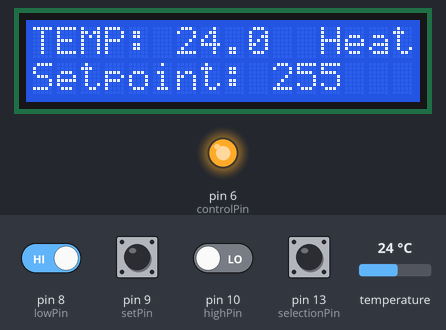
The sketch below on a simulated Arduino Nano, built with avr-gcc and run on an emulated ATmega328P. Parts: 16×2 character LCD, output pins drawn as LEDs (lit = HIGH). The test bench sets the inputs (shaded band); at power-on: pin 8 (lowPin), pin 9 (setPin) HIGH, pin 10 (highPin), pin 13 (selectionPin) LOW, temperature 24 °C. EEPROM starts erased; what the sketch prints to the serial monitor is not drawn.

Above: at 1.2 s.
1.3 s: pin 9 (setPin) pulled LOW for 0.5 s
At 2.6 s:
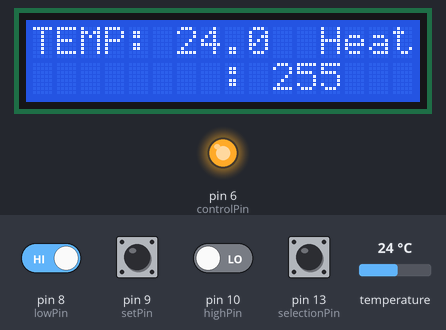
5.6 s: pin 8 (lowPin) driven LOW
At 7.1 s:
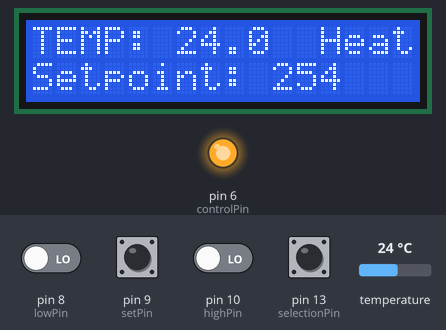
7.7 s: pin 9 (setPin) pulled LOW for 1 s
10.2 s: temperature set to 12 °C
At 11.0 s:
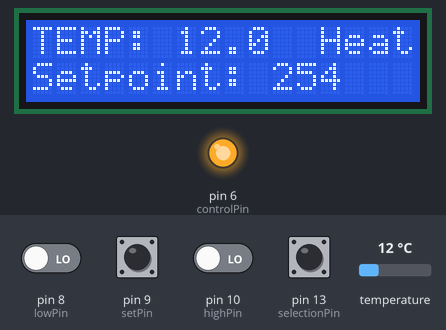
11.7 s: temperature set to 19 °C
At 12.9 s:
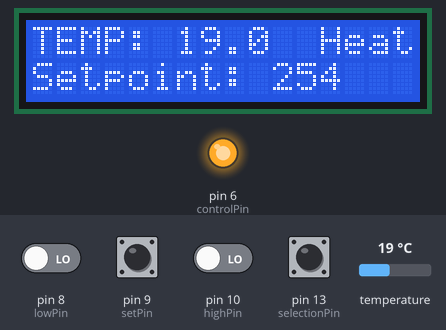
13.4 s: temperature set to 28 °C
At 14.7 s:
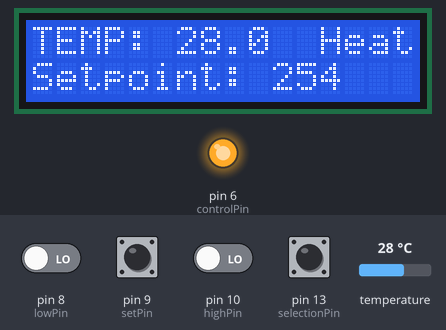
Timing chart, 0 to 16.1 s (numbered marks = the images above; inputs shaded):
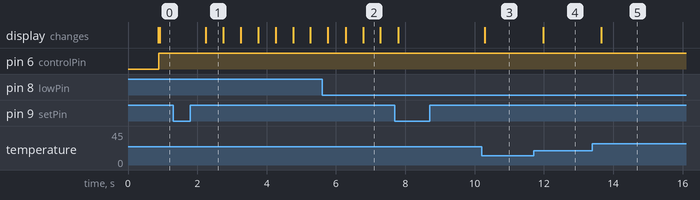

The sketch:

lcdchar.ino
```cpp
#include <EEPROM.h>
#include <OneWire.h>
#include <DallasTemperature.h>
#include <LiquidCrystal.h>

// initialize the library with the numbers of the interface pins
LiquidCrystal lcd(12, 11, 5, 4, 3, 2);
// Data wire is plugged into pin 2 on the Arduino
#define ONE_WIRE_BUS 7
int addressEprom = 0;
// Setup a oneWire instance to communicate with any OneWire devices
// (not just Maxim/Dallas temperature ICs)
OneWire oneWire(ONE_WIRE_BUS);
//consts
int hightemp = 30;
int lowtemp = 28;
int setStatus = 0;
int finalState;
int lowState;
int initLowState;
int initHighState;
int highState;
int initaitState;
int secoundInitState;
int secoundfinalState;
const int lowPin = 8;     // the number of the pushbutton pin
const int setPin = 9;     // the number of the pushbutton pin
const int highPin = 10;     // the number of the pushbutton pin
const int controlPin = 6;     // control when turn on
const int selectionPin = 13;     // control hotting or cooling
const int backlightPin = A6;     // backlight
double timerOn=0;
double timerSt=0;
int statusSystem=0;
int finalMode;
int initMode;
int modeHitOrOff = 0;//mode hit ,cool,off

								 // Pass our oneWire reference to Dallas Temperature.
DallasTemperature sensors(&oneWire);
void setup() {
	//EPROMClearfunc();
	Serial.begin(9600);
	//Serial.println("Dallas Temperature IC Control Library Demo");
	pinMode(lowPin, INPUT);
	pinMode(setPin, INPUT);
	pinMode(highPin, INPUT);
	pinMode(selectionPin, INPUT);
	pinMode(controlPin, OUTPUT);
	pinMode(A6, OUTPUT);

	// Start up the library
	sensors.begin();
	// put your setup code here, to run once:
	lcd.begin(16, 2);
	// Print a message to the LCD.
	lcd.print("TEMP:");

	addressEprom = sizeof(int) + addressEprom;

	if (addressEprom == EEPROM.length()) {
		addressEprom = 0;

	}
	else
	{
		if (EPROMCheckIsEmptyfunc())
		{
			EEPROM.write(addressEprom, hightemp);
			EEPROM.write(addressEprom + sizeof(int), lowtemp);
			EEPROM.write(addressEprom + 2*sizeof(int), timerOn);
			//EEPROM.write(addressEprom + (2 * sizeof(int)), lowtemp);
		}
		else
		{
			hightemp = EEPROM.read(addressEprom);
			lowtemp = EEPROM.read(addressEprom + sizeof(int));
			timerOn=EEPROM.read(addressEprom + 2 * sizeof(int));


		}
		Serial.println(String(timerOn));

	}
}
void loop() {// call sensors.requestTemperatures() to issue a global temperature
			 // request to all devices on the bus
	Serial.println("lowwsss" + String(EEPROM.read(addressEprom + sizeof(int))));
	digitalWrite(A6, HIGH);
	Serial.print(" Requesting temperatures...");
	sensors.requestTemperatures(); // Send the command to get temperatures
	Serial.println("DONE");
	float sensorValue = sensors.getTempCByIndex(0);
	Serial.print("Temperature for Device 1 is: ");
	Serial.print(sensors.getTempCByIndex(0)); // Why "byIndex"?
	Serial.print("Temperature for Device 1 is: ");
	Serial.print(sensorValue);
	lcd.setCursor(6, 0);
	// print the number of seconds since reset:
	lcd.print(sensors.getTempCByIndex(0),1);
	lcd.setCursor(0, 1);
	lcd.print("Setpoint:");
	lcd.setCursor(10, 1);
	lcd.print(lowtemp);
	lcd.setCursor(9, 1);
	//lcd.print("High:");
	//lcd.setCursor(14, 1);
	//lcd.print(hightemp);
	controlTempPeriod(sensorValue);
	CheckButtonFunction();

}
void controlTempPeriod(float temper) {
	float temp = lowtemp;
	int finalMode = digitalRead(lowPin);
	if (finalMode != initMode) {
		delay(10);
		if (finalMode == LOW) {
			modeHitOrOff++;

		}
		initMode = finalMode;

	}
	Serial.println("mode=" + String(modeHitOrOff));
	if (modeHitOrOff == 1 || modeHitOrOff == 0) {
		lcd.setCursor(12, 0);
		lcd.print("Heat");
		/*myGLCD.setFont(TinyFont);
		myGLCD.print("hit", 70, 2);
		myGLCD.update();*/

		if (temper < (temp - 0.4)) {
			Serial.println("onnnnnnnnnnnnnnnnnnnnn");
			if (statusSystem == 0) {
				timerSt = millis();

			}
			statusSystem = 1;

			digitalWrite(controlPin, HIGH);
		}
		else if (temper >= (temp + .5)) {
			if (statusSystem == 1) {
				timerSt = millis() - timerSt;
				timerOn = timerOn + timerSt;
			}
			statusSystem = 0;
			digitalWrite(controlPin, LOW);

		}
	}
	else if (modeHitOrOff == 2) {
		lcd.setCursor(12, 0);
		lcd.print("Cool");
		if (temper > temp + .5) {
			digitalWrite(controlPin, HIGH);
		}
		else if (temper < temp - .5) {
			//delay(5000);
			sensors.requestTemperatures();
			temper = sensors.getTempCByIndex(0);
			if (temper < lowtemp) {
				digitalWrite(controlPin, LOW);
			}
		}
	}
	else if (modeHitOrOff == 3)
	{
		lcd.setCursor(12, 0);
		lcd.print("OFF ");
		digitalWrite(controlPin, LOW);
	}
	else
	{
		modeHitOrOff = 1;
	}
	int input = digitalRead(selectionPin);


}
void CheckButtonFunction() {
	finalState = digitalRead(setPin);
	if (finalState != initaitState) {
		delay(10);
		if (finalState == LOW) {

			setStatus++;
			while (setStatus != 0)
			{
				//delay(10);


				if (setStatus == 1)
				{
					lowPinCheckFunction();
					highPinCheckFunction();
					activeLowFunction();
					saveEPROMPeriodTempfunc();
					//String myString = String(setStatus);
					//Serial.print(myString);
				}
				//else if (setStatus == 2)
				//{
				//	//Serial.print(setStatus);
				//	//setStatus++;
				//	lowPinCheckFunction();
				//	highPinCheckFunction();
				//	activehighFunction();
				//}
				else
				{
					setStatus = 0;
				}

				secoundfinalState = digitalRead(setPin);
				if (secoundfinalState != secoundInitState) {
					delay(10);
					if (secoundfinalState == LOW)
					{


						Serial.print("click is in while");
						setStatus++;
						String myString = String(setStatus);
						Serial.print(myString);


					}


				}
				secoundInitState = secoundfinalState;
				lcd.setCursor(0, 1);
				lcd.print("Setpoint:");
				lcd.setCursor(10, 1);
				lcd.print(lowtemp);
				lcd.setCursor(9, 1);
				/*lcd.print("High:");
				lcd.setCursor(14, 1);
				lcd.print(hightemp);*/
				Serial.println(setStatus);


			}
			Serial.print("while finished");
		}
		initaitState = finalState;
	}


}


void lowPinCheckFunction() {

	lowState = digitalRead(lowPin);

	if (lowState != initLowState) {
		delay(10);
		if (lowState == LOW) {

			//lowState=digitalRead(lowPin);
			if (setStatus == 1) {
				int checklow = lowtemp - 1;
				if (lowtemp - 1 != -50)
					lowtemp--;
				else
					setErrorFunction();
			}
			else if (setStatus == 2) {

				if ((hightemp - 1 != lowtemp + 1))
					hightemp--;
				else
					setErrorFunction();
			}

		}
		initLowState = lowState;

	}

}
void setErrorFunction() {

	lcd.setCursor(12, 0);
	lcd.print("Error");


	delay(3000);
	lcd.setCursor(9, 0);
	lcd.print("     ");


}

void highPinCheckFunction() {

	highState = digitalRead(highPin);
	if (highState != initHighState) {
		delay(10);
		if (highState == LOW) {

			//highState=digitalRead(highPin);
			if (setStatus == 1) {
				if (lowtemp + 1 < 120)
					lowtemp++;
				else {
					setErrorFunction();
				}
			}
			else if (setStatus == 2) {
				if (hightemp + 1 < 50)
					hightemp++;
				else
					setErrorFunction();
			}

		}
		initHighState = highState;
	}


}


void activeLowFunction() {
	delay(500);
	Serial.println("low");
	lcd.setCursor(0, 1);
	lcd.print("        ");
	lcd.setCursor(10, 1);
	lcd.print(lowtemp);
	delay(500);
}

void activehighFunction() {
	delay(500);
	Serial.println("high");
	lcd.setCursor(9, 1);
	lcd.print("    ");
	lcd.setCursor(14, 1);
	lcd.print(hightemp);
	delay(500);
}
void EPROMClearfunc() {
	for (int i = 0; i < EEPROM.length(); i++) {
		EEPROM.write(i, 0);
	}
}
bool EPROMCheckIsEmptyfunc() {
	for (int i = 0; i < EEPROM.length(); i++) {
		if (EEPROM.read(i) != 0)
			return false;

	}
	return true;
}
void saveEPROMPeriodTempfunc() {
	Serial.println("eeeeeeeprom");
	//addressEprom = 0;
	EEPROM.update(addressEprom, hightemp);
	EEPROM.update(addressEprom + sizeof(int), lowtemp);
}
void lowPinModeChange() {

	lowState = digitalRead(lowPin);

	if (lowState != initLowState) {
		delay(10);
		if (lowState == LOW) {


		}
		initLowState = lowState;

	}

}
```

Measured:
- after the input at 1.3 s, the display: changes after 0.94 s (image 1)
- after the input at 5.6 s, the display: first differs from a run without the input after 0.68 s (image 2 shows a later state)
- after the input at 10.2 s, the display: changes after 0.09 s (image 3)
- after the input at 11.7 s, the display: changes after 0.28 s (image 4)
- after the input at 13.4 s, the display: changes after 0.26 s (image 5)
- what the display in image 1 shows lasts 0.6 s, from 2.2 s to 2.8 s
